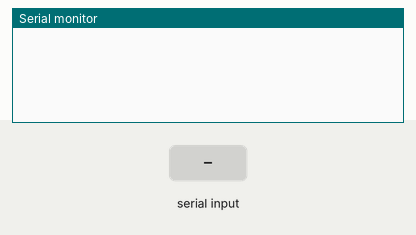
Recording of a sketch running on a simulated Arduino Uno, built with avr-gcc and run on an emulated ATmega328P. On the bench: the last lines printed to the serial monitor. The inputs (shaded band) are chosen by the test bench.

Above: at 1.7 s.
1.8 s: "T" received over the second serial link
At 3.9 s:
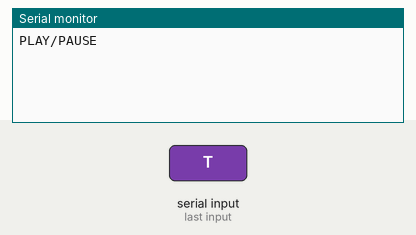
4.2 s: "F" received over the second serial link
At 6.2 s:
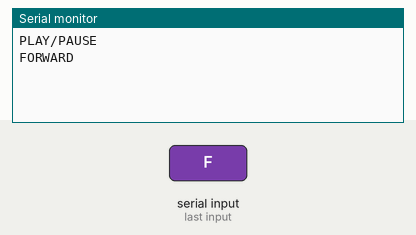
6.7 s: "R" received over the second serial link
At 8.0 s:
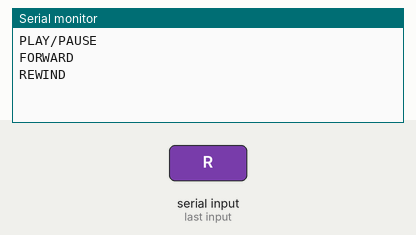
9.1 s: "U" received over the second serial link
At 11.1 s:
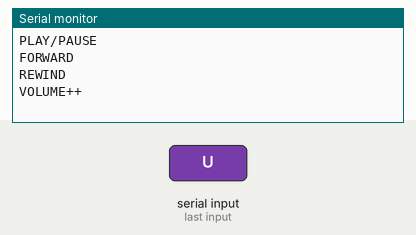
11.5 s: "C" received over the second serial link
At 12.9 s:
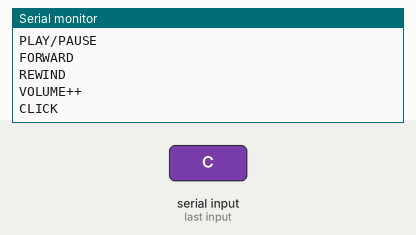

Measured:
- after the input at 1.8 s, the serial monitor: prints a new line after 1.0 s (image 1)
- after the input at 4.2 s, the serial monitor: prints a new line after 1.0 s (image 2)
- after the input at 6.7 s, the serial monitor: prints a new line after 1.0 s (image 3)
- after the input at 9.1 s, the serial monitor: prints a new line after 1.0 s (image 4)
- after the input at 11.5 s, the serial monitor: prints a new line after 1.0 s (image 5)

The sketch:

ProgrammeArduinoBluetoothFinal.ino
```cpp
/*
 * PARTIE BLUETOOTH VERSION FINALE
 *
 * Breve descritpion :
 * On controle l'ordi à partir de son smartphone (via Bluetooth)
 * On a les memes fonctionnalités que dans la partie gestuelle du projet, mais en plus, on peut déplacer la souris à l'aide
 * du PAD de l'appli Bluetooth Electronics et cliquer.
 *
 *
 *
 * Auteurs : Léo Marache, Oualid Ben Mohamed
 */

#include<SoftwareSerial.h>

#define RX 2
#define TX 3

SoftwareSerial BlueT(RX,TX);

String Data;
int X, Y ;

void setup() {

  Serial.begin(9600);
  BlueT.begin(9600);

  delay(500);
}

void loop() {


  if (BlueT.available()){

    Data = BlueT.readString(); // on lit la chaine de caractere qui est dans le buffer

    // BOUTONS -----------------------------------------------------------------------------------------------------------------------------------------------------------------------------------------
    if (Data=="T") {
      Serial.println("PLAY/PAUSE");
      delay(1000);
    }

    if(Data=="F"){
      Serial.println("FORWARD");
    }

    if(Data=="R"){
      Serial.println("REWIND");
    }

    if(Data=="U"){
      Serial.println("VOLUME++");
    }

    if(Data=="D"){
      Serial.println("VOLUME--");
    }

    if(Data=="C"){
      Serial.println("CLICK");
    }


    // PAD -----------------------------------------------------------------------------------------------------------------------------------------------------------------------------------------
    if (Data.length() > 1) {
      Serial.println(Data);
    }

  }
}
```
